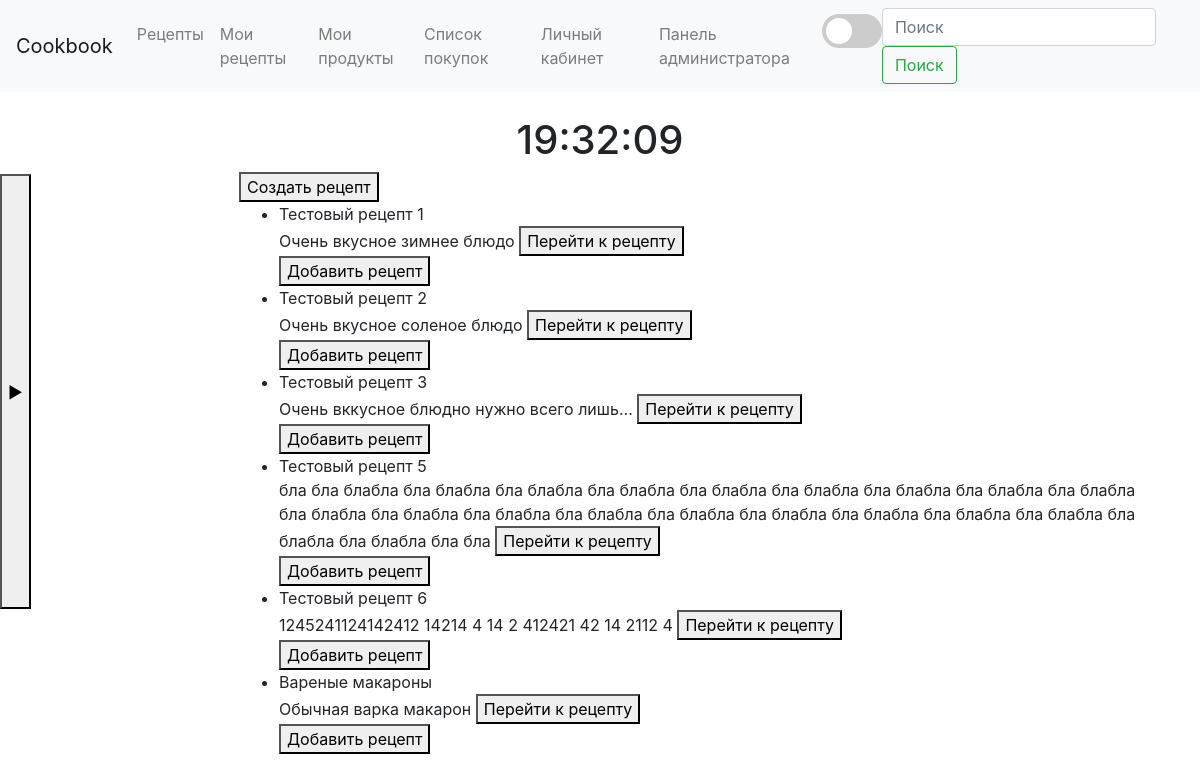
The page /all_recipes (signed in) on the database its author committed.
### main/models.py (models this page shows, shortened)
class Recipe(models.Model):
    name = models.CharField(max_length=100)
    recipe = models.TextField(default='1)\n2)\n3)\n4)\n5)\n')
    products = models.ManyToManyField(Product)
    cooking_time = models.TimeField()
    cuisine = models.CharField(max_length=50)
    classification = models.CharField(max_length=50)
    likes = models.IntegerField(default=0)
    description = models.TextField(null=True, max_length=500)

### main/views.py (the view)
# urls.py: path('all_recipes', views.all_recipes, name='all_recipes'),
def all_recipes(request):
    recipes = Recipe.objects.all()
    return render(request, 'main/all_recipes.html', {'recipes': recipes})

### main/templates/main/all_recipes.html (shortened to what this page needs)
{%  extends  'main/base.html'%}
{% block content %}
<a href="{% url 'create_recipe' %}"><button>Создать рецепт</button></a>
{% if recipes %}
    <ul>
        {% for item in recipes %}
            <li>{{ item.name }}</li>
            {{ item.description}}
            <button type="button" onclick="location.href='recipe_detail/{{ item.id }}'">Перейти к рецепту</button>
            <form action="{% url 'add_recipe' item.id %}" method="post">
                <button type="submit">Добавить рецепт</button>
            </form>
        {% endfor %}
    </ul>
{% else %}
    <p>Нет доступных рецептов</p>
{% endif %}
{% endblock %}

### rows shown on the page
Recipe: name "Тестовый рецепт 1", description "Очень вкусное зимнее блюдо"
Recipe: name "Тестовый рецепт 2", description "Очень вкусное соленое блюдо"
Recipe: name "Тестовый рецепт 3", description "Очень вккусное блюдно нужно всего лишь..."
Recipe: name "Тестовый рецепт 5", description "бла бла блабла бла блабла бла блабла бла блабла бла блабла бла блабла бла блабла бла блабла бла блабла бла блабла бла блабла бла блабла бла блабла бла блабла бла блабла бла блабла бла блабла бла блабла бла блабла бла блабла бла бла"
Recipe: name "Тестовый рецепт 6", description "1245241124142412 14214 4 14 2 412421 42 14 2112 4"
Recipe: name "Вареные макароны", description "Обычная варка макарон"
